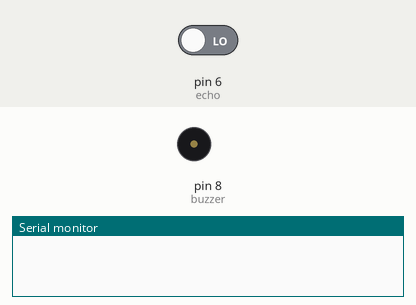
Bench run of a sketch on a simulated Arduino Uno, built with avr-gcc and run on an emulated ATmega328P. Parts: buzzer (waves = sounding, pin HIGH), the last lines printed to the serial monitor. The inputs (shaded band) are chosen by the test bench; at power-on: pin 6 (echo) LOW. Pins used as bus, display or sensor lines are not drawn.

Above: at 0.1 s.
At 1.2 s:
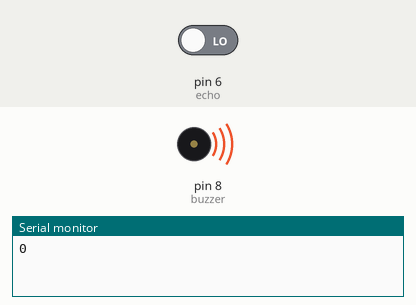
Timing chart, 0 to 2.7 s (numbered marks = the images above):
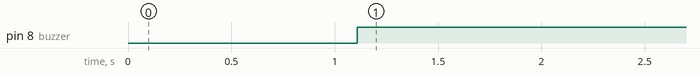

The sketch:

PARK_SENSOR_KY.ino
```cpp
#define buzzer 8
#define echo 6
#define trig 7


void setup() {
  // put your setup code here, to run once:
  pinMode(echo , INPUT);
  pinMode(trig , OUTPUT);
  pinMode(buzzer , OUTPUT);
  Serial.begin(9600);
}

void loop() {
   int mesafe ,yanki;
   digitalWrite(trig,LOW);
   delay(10);

   digitalWrite(trig,HIGH);
   delay(100);

   digitalWrite(trig,LOW);

   yanki = pulseIn(echo,HIGH);
   mesafe = (yanki/2)/2.91;

   Serial.println(mesafe);

   if(mesafe < 150){
     digitalWrite(buzzer,HIGH);
   }else{
      digitalWrite(buzzer ,LOW);
   }
}
```

Measured:
- by itself, pin 8 (buzzer): LOW → HIGH at 1.1 s
